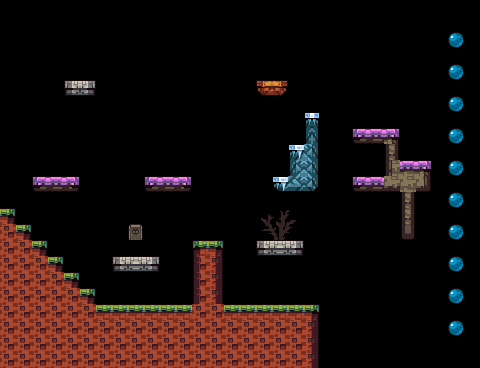

Rendered tile map (Tiled .tmx) drawn with the repository's tilesets; below, a short description and the map source with its tile grids summarised:
An orthogonal 30x23 tile map with 16x16 px tiles, 1 tile layer (tiles) and 33 objects (spawn, death, noboost, door, anvil, ...).

<map version="1.0" tiledversion="1.1.0" orientation="orthogonal" renderorder="right-down" width="30" height="23" tilewidth="16" tileheight="16" infinite="0" nextobjectid="49">
 <tileset firstgid="1" name="better" tilewidth="16" tileheight="16" tilecount="256" columns="16">
  <image source="assets/better.png" trans="000000" width="256" height="256" />
 </tileset>
 <objectgroup name="collision">
  <object id="1" x="32" y="176" width="48" height="16" />
  <object id="2" x="256" y="240" width="48" height="16" />
  <object id="3" x="112" y="256" width="48" height="16" />
  <object id="4" x="128" y="224" width="16" height="16" />
  <object id="5" x="144" y="176" width="48" height="16" />
  <object id="6" x="256" y="80" width="32" height="16" />
  <object id="7" x="64" y="80" width="32" height="16" />
  <object id="8" x="384" y="128">
   <polyline points="0,0 16,0 16,32 48,32 48,64 32,64 32,112 16,112 16,64 -32,64 -32,48 0,48 0,16 -32,16 -32,0 0,0" />
  </object>
  <object id="9" x="320" y="352">
   <polyline points="0,0 0,-48 -96,-48 -96,-112 -128,-112 -128,-48 -224,-48 -224,-64 -240,-64 -240,-80 -256,-80 -256,-96 -272,-96 -272,-112 -288,-112 -288,-128 -304,-128 -304,-144 -320,-144 -320,0 0,0" />
  </object>
  <object id="10" x="320" y="112">
   <polyline points="0,0 0,80 -48,80 -48,64 -32,64 -32,32 -16,32 -16,0 0,0" />
  </object>
  <object id="11" x="0" y="0">
   <polyline points="0,0 0,208" />
  </object>
  <object id="12" x="480" y="0">
   <polyline points="0,0 0,368" />
  </object>
  <object id="13" x="0" y="0">
   <polyline points="0,0 480,0" />
  </object>
  <object id="18" x="320" y="352">
   <properties>
    <property name="friction" value="1" />
   </properties>
   <polyline points="0,0 160,0" />
  </object>
  <object id="47" x="336" y="352">
   <polyline points="0,0 0,-16" />
  </object>
  <object id="48" x="368" y="352">
   <polyline points="0,0 0,-16" />
  </object>
 </objectgroup>
 <objectgroup name="meta" visible="0">
  <object id="14" name="spawn" type="spawn" x="48" y="160" width="16" height="16">
   <ellipse />
  </object>
  <object id="15" type="death" x="0" y="352" width="480" height="16">
   <properties>
    <property name="friction" value="0.5" />
   </properties>
  </object>
  <object id="16" type="noboost" x="0" y="0" width="80" height="272" />
  <object id="17" type="door" x="368" y="144" width="16" height="32">
   <properties>
    <property name="to" value="test2" />
   </properties>
  </object>
 </objectgroup>
 <objectgroup name="targets">
  <object id="19" x="448" y="320" width="16" height="16">
   <ellipse />
  </object>
  <object id="20" x="448" y="288" width="16" height="16">
   <ellipse />
  </object>
  <object id="21" x="448" y="256" width="16" height="16">
   <ellipse />
  </object>
  <object id="22" x="448" y="224" width="16" height="16">
   <ellipse />
  </object>
  <object id="23" x="448" y="192" width="16" height="16">
   <ellipse />
  </object>
  <object id="24" x="448" y="160" width="16" height="16">
   <ellipse />
  </object>
  <object id="25" x="448" y="128" width="16" height="16">
   <ellipse />
  </object>
  <object id="26" x="448" y="96" width="16" height="16">
   <ellipse />
  </object>
  <object id="27" x="448" y="64" width="16" height="16">
   <ellipse />
  </object>
  <object id="28" x="448" y="32" width="16" height="16">
   <ellipse />
  </object>
 </objectgroup>
 <layer name="tiles" width="30" height="23">
  <data>[690 cells, 166 non-empty, 38 distinct tile ids]</data>
 </layer>
 <objectgroup name="objects">
  <object id="29" name="anvil" x="193" y="112" width="10" height="10">
   <properties>
    <property name="color" value="1 0.8 0" />
    <property name="gravity" value="true" />
   </properties>
   <ellipse />
  </object>
  <object id="34" name="bullet" x="144" y="80" width="8" height="8">
   <properties>
    <property name="geom" value="false" />
    <property name="vel" value="50 50" />
   </properties>
   <ellipse />
  </object>
  <object id="45" type="spring" x="336" y="336" width="32" height="16" />
 </objectgroup>
</map>
